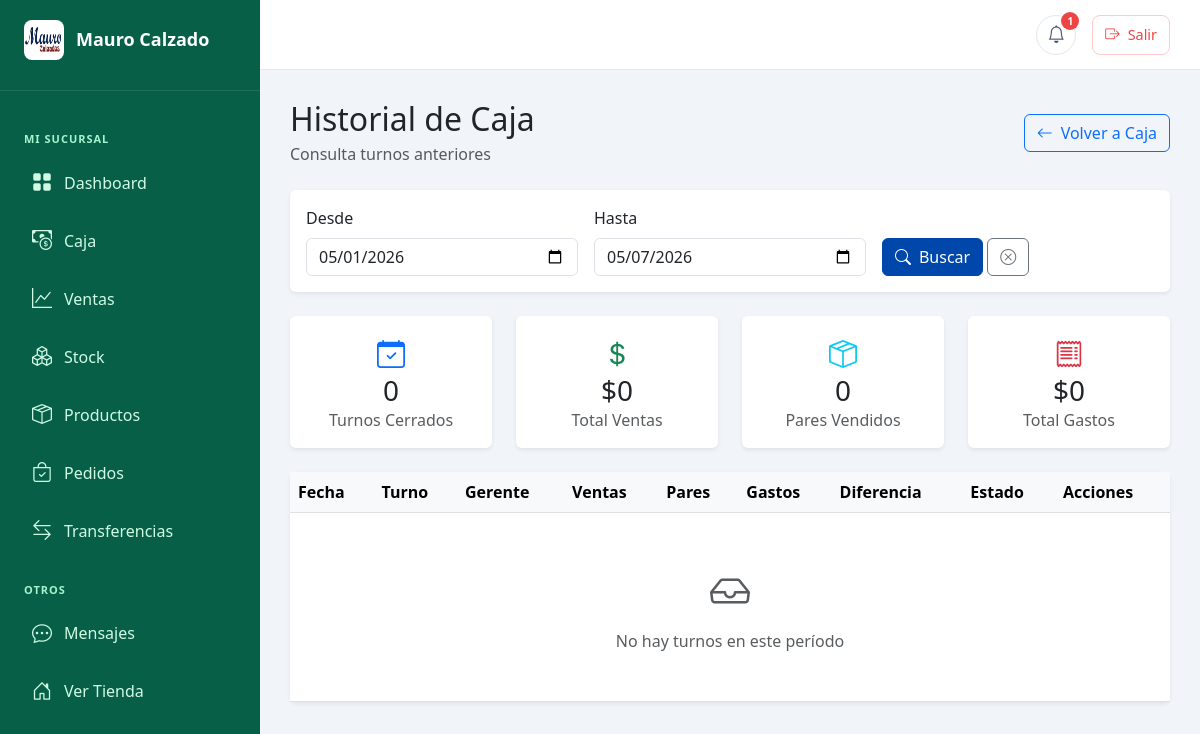
The app's page /gerente/historial-caja.php (signed in), older data.
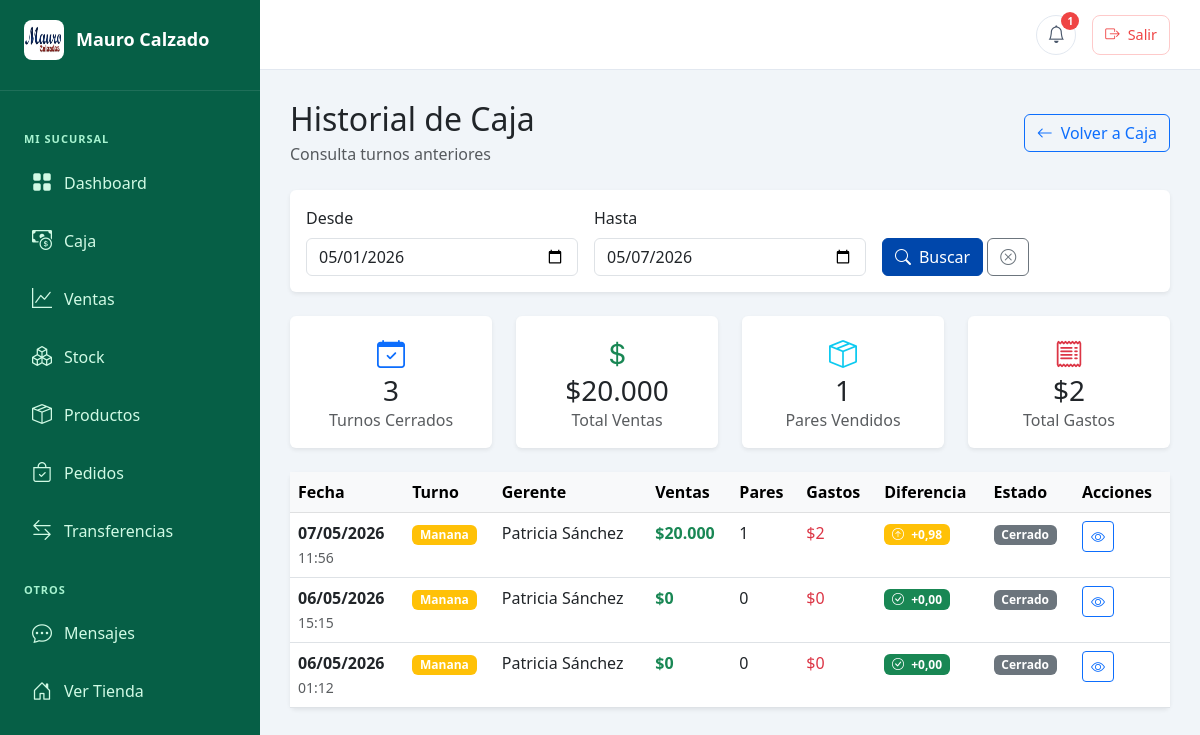
The same page, newer data.
### tables this page shows
CREATE TABLE `turnos_caja` (
  `id` int(11) NOT NULL,
  `sucursal_id` int(11) NOT NULL,
  `gerente_id` int(11) NOT NULL COMMENT 'Usuario que abrió el turno',
  `fecha_apertura` datetime NOT NULL,
  `fecha_cierre` datetime DEFAULT NULL,
  `turno` enum('manana','tarde') NOT NULL COMMENT 'Turno mañana o tarde',
  `monto_inicial` decimal(10,2) NOT NULL DEFAULT 0.00 COMMENT 'Efectivo al abrir caja',
  `efectivo_ventas` decimal(10,2) DEFAULT 0.00 COMMENT 'Total ventas en efectivo',
  `tarjeta_ventas` decimal(10,2) DEFAULT 0.00 COMMENT 'Total ventas con tarjeta',
  `transferencia_ventas` decimal(10,2) DEFAULT 0.00 COMMENT 'Total ventas con transferencia',
  `go_cuotas_ventas` decimal(10,2) DEFAULT 0.00 COMMENT 'Total ventas Go Cuotas',
  `credito_ventas` decimal(10,2) DEFAULT 0.00 COMMENT 'Total ventas a crédito (1ra cuota)',
  `cobro_cuotas_credito` decimal(10,2) DEFAULT 0.00 COMMENT 'Cobro de cuotas de créditos (separado)',
  `gastos_dia` decimal(10,2) DEFAULT 0.00 COMMENT 'Total gastos del día',
  `retiros` decimal(10,2) DEFAULT 0.00 COMMENT 'Retiros para depósitos/pagos',
  `depositos_banco` decimal(10,2) DEFAULT 0.00 COMMENT 'Depósitos realizados',
  `pares_vendidos` int(11) DEFAULT 0 COMMENT 'Cantidad de pares vendidos',
  `ingreso_pares` int(11) DEFAULT 0 COMMENT 'Pares que ingresaron al stock',
  `salida_pares` int(11) DEFAULT 0 COMMENT 'Pares enviados a otras sucursales',
  `efectivo_cierre` decimal(10,2) DEFAULT NULL COMMENT 'Efectivo contado al cerrar',
  `venta_total_dia` decimal(10,2) DEFAULT 0.00 COMMENT 'Total de ventas del día',
  `diferencia_caja` decimal(10,2) DEFAULT 0.00 COMMENT 'Diferencia entre esperado y contado',
  `notas_apertura` text DEFAULT NULL,
  `notas_cierre` text DEFAULT NULL,
  `numero_lote` varchar(50) DEFAULT NULL COMMENT 'Número de lote del ticket final de tarjetas',
  `estado` enum('abierto','cerrado') DEFAULT 'abierto',
  `fecha_creacion` timestamp NOT NULL DEFAULT current_timestamp()
);

CREATE TABLE `usuarios` (
  `id` int(11) NOT NULL,
  `rol_id` int(11) NOT NULL DEFAULT 1,
  `sucursal_id` int(11) DEFAULT NULL,
  `nombre` varchar(100) NOT NULL,
  `apellido` varchar(100) NOT NULL,
  `email` varchar(150) NOT NULL,
  `password` varchar(255) NOT NULL,
  `telefono` varchar(20) DEFAULT NULL,
  `dni` varchar(10) DEFAULT NULL,
  `direccion` text DEFAULT NULL,
  `ciudad` varchar(100) DEFAULT NULL,
  `provincia` varchar(100) DEFAULT NULL,
  `codigo_postal` varchar(10) DEFAULT NULL,
  `fecha_registro` datetime DEFAULT current_timestamp(),
  `ultimo_acceso` datetime DEFAULT NULL,
  `activo` tinyint(1) DEFAULT 1,
  `verificado` tinyint(1) DEFAULT 0
);

### includes/config.php (called while the page is built, shortened)
<?php
function estaLogueado() {
    return isset($_SESSION['usuario_id']) && !empty($_SESSION['usuario_id']);
}
function obtenerRol() {
    if (estaLogueado() && isset($_SESSION['rol_id'])) {
        return (int)$_SESSION['rol_id'];
    }
    return null;
}
function esGerente() {
    return obtenerRol() === ROL_GERENTE;
}
function obtenerSucursalGerente() {
    if (esGerente() && isset($_SESSION['sucursal_id'])) {
        return (int)$_SESSION['sucursal_id'];
    }
    return null;
}
?>

### gerente/historial-caja.php (the view, shortened to what the changed rows need)
<?php
require_once('../includes/config.php');
require_once('../includes/verificar-gerente.php');
$sucursal_id = obtenerSucursalGerente();
$fecha_desde = isset($_GET['desde']) ? $_GET['desde'] : date('Y-m-01');
$fecha_hasta = isset($_GET['hasta']) ? $_GET['hasta'] : date('Y-m-d');
$sql = "SELECT
            tc.*,
            u.nombre as gerente_nombre,
            u.apellido as gerente_apellido
        FROM turnos_caja tc
        INNER JOIN usuarios u ON tc.gerente_id = u.id
        WHERE tc.sucursal_id = ?
        AND DATE(tc.fecha_apertura) BETWEEN ? AND ?
        ORDER BY tc.fecha_apertura DESC";
$stmt = mysqli_prepare($conn, $sql);
mysqli_stmt_bind_param($stmt, "iss", $sucursal_id, $fecha_desde, $fecha_hasta);
mysqli_stmt_execute($stmt);
$turnos = mysqli_stmt_get_result($stmt);
include('includes/header-gerente.php');
?>
<div class="row mb-4">
    <div class="col-12">
        <div class="d-flex justify-content-between align-items-center">
            <div>
                <h2 class="mb-1">Historial de Caja</h2>
            </div>
        </div>
    </div>
</div>
<?php
$total_ventas = 0;
$total_pares = 0;
$total_gastos = 0;
$total_turnos = 0;
mysqli_data_seek($turnos, 0);
while ($turno = mysqli_fetch_assoc($turnos)) {
    if ($turno['estado'] == 'cerrado') {
        $total_ventas += $turno['venta_total_dia'];
        $total_pares += $turno['pares_vendidos'];
        $total_gastos += $turno['gastos_dia'];
        $total_turnos++;
    }
}
mysqli_data_seek($turnos, 0);
?>
<div class="row mb-4">
    <div class="col-md-3">
        <div class="card border-0 shadow-sm">
            <div class="card-body text-center">
                <i class="bi bi-calendar-check fs-3 text-primary mb-2"></i>
                <h3 class="mb-0"><?php echo $total_turnos; ?></h3>
                <p class="text-muted mb-0">Turnos Cerrados</p>
            </div>
        </div>
    </div>
    <div class="col-md-3">
        <div class="card border-0 shadow-sm">
            <div class="card-body text-center">
                <i class="bi bi-currency-dollar fs-3 text-success mb-2"></i>
                <h3 class="mb-0">$<?php echo number_format($total_ventas, 0, ',', '.'); ?></h3>
                <p class="text-muted mb-0">Total Ventas</p>
            </div>
        </div>
    </div>
    <div class="col-md-3">
        <div class="card border-0 shadow-sm">
            <div class="card-body text-center">
                <i class="bi bi-box-seam fs-3 text-info mb-2"></i>
                <h3 class="mb-0"><?php echo number_format($total_pares); ?></h3>
                <p class="text-muted mb-0">Pares Vendidos</p>
            </div>
        </div>
    </div>
    <div class="col-md-3">
        <div class="card border-0 shadow-sm">
            <div class="card-body text-center">
                <i class="bi bi-receipt fs-3 text-danger mb-2"></i>
                <h3 class="mb-0">$<?php echo number_format($total_gastos, 0, ',', '.'); ?></h3>
                <p class="text-muted mb-0">Total Gastos</p>
            </div>
        </div>
    </div>
</div>
<div class="card border-0 shadow-sm">
    <div class="card-body p-0">
        <div class="table-responsive">
            <table class="table table-hover mb-0">
                <thead class="table-light">
                    <tr>
                        <th>Fecha</th>
                        <th>Turno</th>
                        <th>Gerente</th>
                        <th>Ventas</th>
                        <th>Pares</th>
                        <th>Gastos</th>
                        <th>Diferencia</th>
                        <th>Estado</th>
                        <th>Acciones</th>
                    </tr>
                </thead>
                <tbody>
                    <?php
                    if (mysqli_num_rows($turnos) > 0):
                        while ($turno = mysqli_fetch_assoc($turnos)):
                    ?>
                    <tr>
                        <td>
                            <strong><?php echo date('d/m/Y', strtotime($turno['fecha_apertura'])); ?></strong>
                            <br><small class="text-muted"><?php echo date('H:i', strtotime($turno['fecha_apertura'])); ?></small>
                        </td>
                        <td>
                            <span class="badge bg-<?php echo $turno['turno'] == 'manana' ? 'warning' : 'info'; ?>">
                                <?php echo ucfirst($turno['turno']); ?>
                            </span>
                        </td>
                        <td>
                            <?php echo htmlspecialchars($turno['gerente_nombre'] . ' ' . $turno['gerente_apellido']); ?>
                        </td>
                        <td>
                            <strong class="text-success">$<?php echo number_format($turno['venta_total_dia'], 0, ',', '.'); ?></strong>
                        </td>
                        <td><?php echo $turno['pares_vendidos']; ?></td>
                        <td>
                            <span class="text-danger">$<?php echo number_format($turno['gastos_dia'], 0, ',', '.'); ?></span>
                        </td>
                        <td>
                            <?php
                            $diferencia = $turno['diferencia_caja'];
                            $color = 'secondary';
                            $icono = 'dash-circle';
                            if ($diferencia > 0) {
                                $color = 'warning';
                                $icono = 'arrow-up-circle';
                            } elseif ($diferencia < 0) {
                                $color = 'danger';
                                $icono = 'arrow-down-circle';
                            } else {
                                $color = 'success';
                                $icono = 'check-circle';
                            }
                            ?>
                            <span class="badge bg-<?php echo $color; ?>">
                                <i class="bi bi-<?php echo $icono; ?> me-1"></i>
                                <?php echo $diferencia >= 0 ? '+' : ''; ?><?php echo number_format($diferencia, 2, ',', '.'); ?>
                            </span>
                        </td>
                        <td>
                            <?php if ($turno['estado'] == 'cerrado'): ?>
                                <span class="badge bg-secondary">Cerrado</span>
                            <?php else: ?>
                                <span class="badge bg-success">Abierto</span>
                            <?php endif; ?>
                        </td>
                        <td>
                            <button class="btn btn-sm btn-outline-primary" onclick="verDetalle(<?php echo $turno['id']; ?>)">
                                <i class="bi bi-eye"></i>
                            </button>
                        </td>
                    </tr>
                    <?php
                        endwhile;
                    else:
                    ?>
                    <tr>
                        <td colspan="9" class="text-center text-muted py-5">
                            <i class="bi bi-inbox fs-1"></i>
                            <p class="mb-0 mt-2">No hay turnos en este período</p>
                        </td>
                    </tr>
                    <?php endif; ?>
                </tbody>
            </table>
        </div>
    </div>
</div>
<?php include('includes/footer-gerente.php'); ?>

Row changes from the older to the newer data that the page shows:
added turnos_caja: fecha_apertura "07/05/2026", fecha_apertura "11:56", turno "Manana", gerente.apellido "Patricia Sánchez", venta_total_dia "20.000", pares_vendidos "1", gastos_dia "2", diferencia_caja "0,98", estado "Cerrado"
added turnos_caja: fecha_apertura "06/05/2026", fecha_apertura "15:15", turno "Manana", gerente.apellido "Patricia Sánchez", venta_total_dia "0", pares_vendidos "0", gastos_dia "0", diferencia_caja "0,00", estado "Cerrado"
added turnos_caja: fecha_apertura "06/05/2026", fecha_apertura "01:12", turno "Manana", gerente.apellido "Patricia Sánchez", venta_total_dia "0", pares_vendidos "0", gastos_dia "0", diferencia_caja "0,00", estado "Cerrado"
Text that changed along with them:
$total_turnos: "0" → "3"
$total_ventas: "0" → "20.000"
$total_pares: "0" → "1"
$total_gastos: "0" → "2"
text no longer shown: "No hay turnos en este período"
